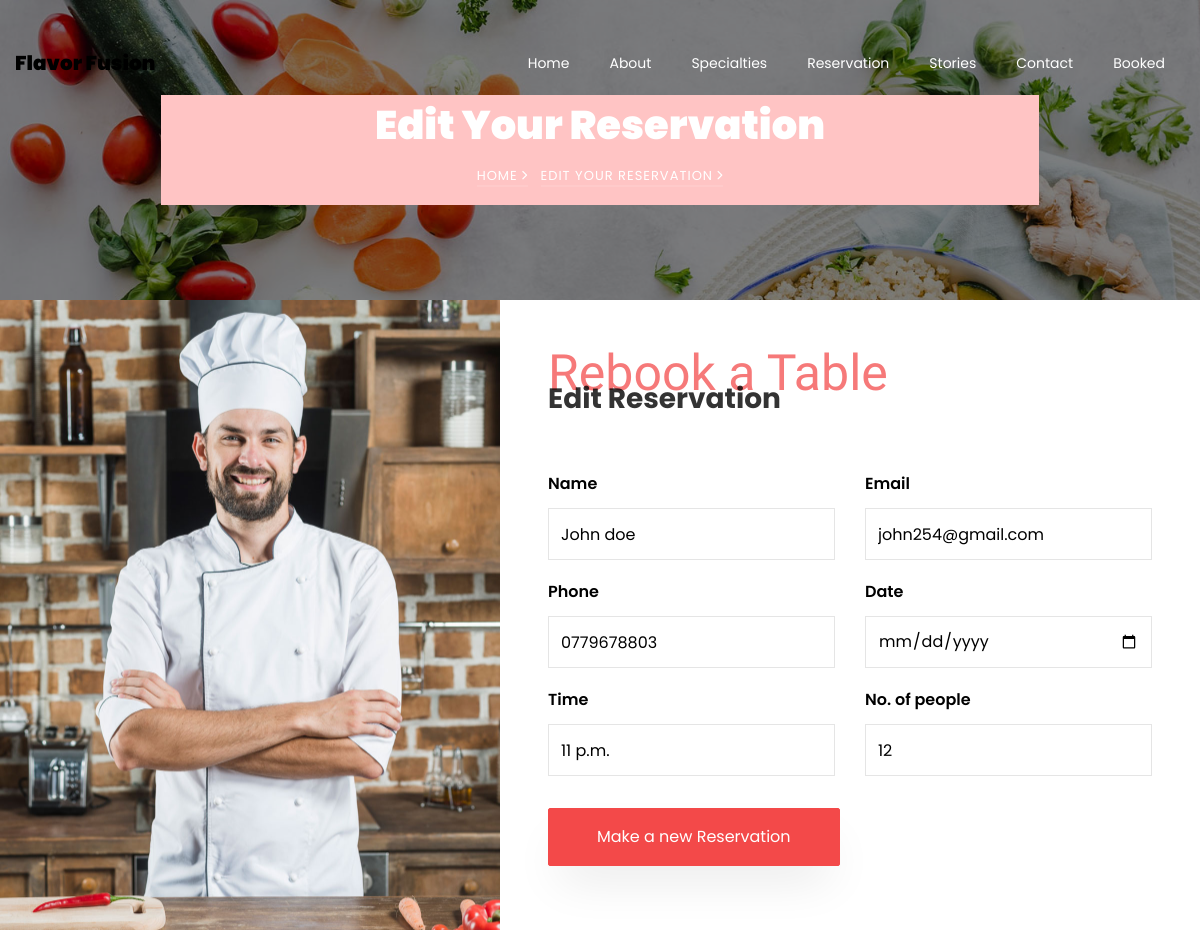
The app's page /edit/9 with its own data.
### restaurant/models.py (models this page shows, shortened)
class Customer(models.Model):
    name = models.CharField(max_length=150, blank=False)
    email = models.EmailField()
    phone = models.CharField(max_length=100)
    date = models.CharField(max_length=10, default='dd/mm/yyyy')
    time = models.TimeField(max_length=50, default=timezone.now)
    person = models.IntegerField()

### restaurant/views.py (the view, shortened to what this page needs)
# urls.py: path('edit/<id>', views.edit, name='edit')
def edit(request, id):
    satisfied_customer = Customer.objects.get(id=id)
    return render(request, 'edit.html', {'Customer': satisfied_customer})
    return redirect("/booked")

### restaurant/templates/edit.html (shortened to what this page needs)
{% extends 'common.html' %}
{% load static %}
{% block body %}
    <section class="hero-wrap hero-wrap-2" style="background-image: url('{% static 'images/bg_4.jpg' %}');" data-stellar-background-ratio="0.5">
      <div class="container">
        <div class="row no-gutters slider-text align-items-center justify-content-center">
          <div class="col-md-9 ftco-animate text-center" style="background: #ffc4c4" >
            <h1 class="mb-2 bread">Edit Your Reservation</h1>
            <p class="breadcrumbs"><span class="mr-2"><a href="index.html">Home <i class="ion-ios-arrow-forward"></i></a></span> <span>Edit Your Reservation <i class="ion-ios-arrow-forward"></i></span></p>
          </div>
        </div>
      </div>
    </section>
		<section class="ftco-section ftco-no-pt ftco-no-pb">
			<div class="container">
				<div class="row d-flex">
          <div class="col-md-5 ftco-animate img img-2" style="background-image: url({% static 'images/bg_6.jpg' %});"></div>
          <div class="col-md-7 ftco-animate makereservation p-4 p-md-5">
          	<div class="heading-section ftco-animate mb-5">
	          	<span class="subheading">Rebook a Table</span>
	            <h2 class="mb-4">Edit Reservation</h2>
	          </div>
            <form action="/edit/{{ Customer.id }}" method="POST">
              <div class="row">
                <div class="col-md-6">
                  <div class="form-group">
                    <label for="">Name</label>
                    <input type="text" class="form-control" placeholder="Your Name" name="name" value="{{ Customer.name }}">
                  </div>
                </div>
                <div class="col-md-6">
                  <div class="form-group">
                    <label for="">Email</label>
                    <input type="email" class="form-control" placeholder="Your Email" name="email" value="{{ Customer.email }}">
                  </div>
                </div>
                <div class="col-md-6">
                  <div class="form-group">
                    <label for="">Phone</label>
                    <input type="text" class="form-control" placeholder="Phone" name="phone" value="{{ Customer.phone }}">
                  </div>
                </div>
                <div class="col-md-6">
                  <div class="form-group">
                    <label for="">Date</label>
                    <input type="date" class="form-control" placeholder="Date" name="datetime" value="{{ Customer.date }}">
                  </div>
                </div>
                <div class="col-md-6">
                  <div class="form-group">
                    <label for="">Time</label>
                    <input type="text" class="form-control" placeholder="Time" name="time" value="{{ Customer.time}}">
                  </div>
                </div>
                <div class="col-md-6">
                  <div class="form-group">
                    <label for="">No. of people</label>
                      <input type="number" name="person" class="form-control" placeholder="e.g 2" value="{{ Customer.person }}">
                    </div>
                  </div>
                <div class="col-md-12 mt-3">
                  <div class="form-group">
                    <input type="submit" value="Make a new Reservation" class="btn btn-primary py-3 px-5">
                  </div>
                </div>
              </div>
            </form>
          </div>
        </div>
			</div>
		</section>
{% endblock %}

### records on screen
Customer: name "John doe", email "john254@gmail.com", phone "0779678803", time "11 p.m.", person "12"
